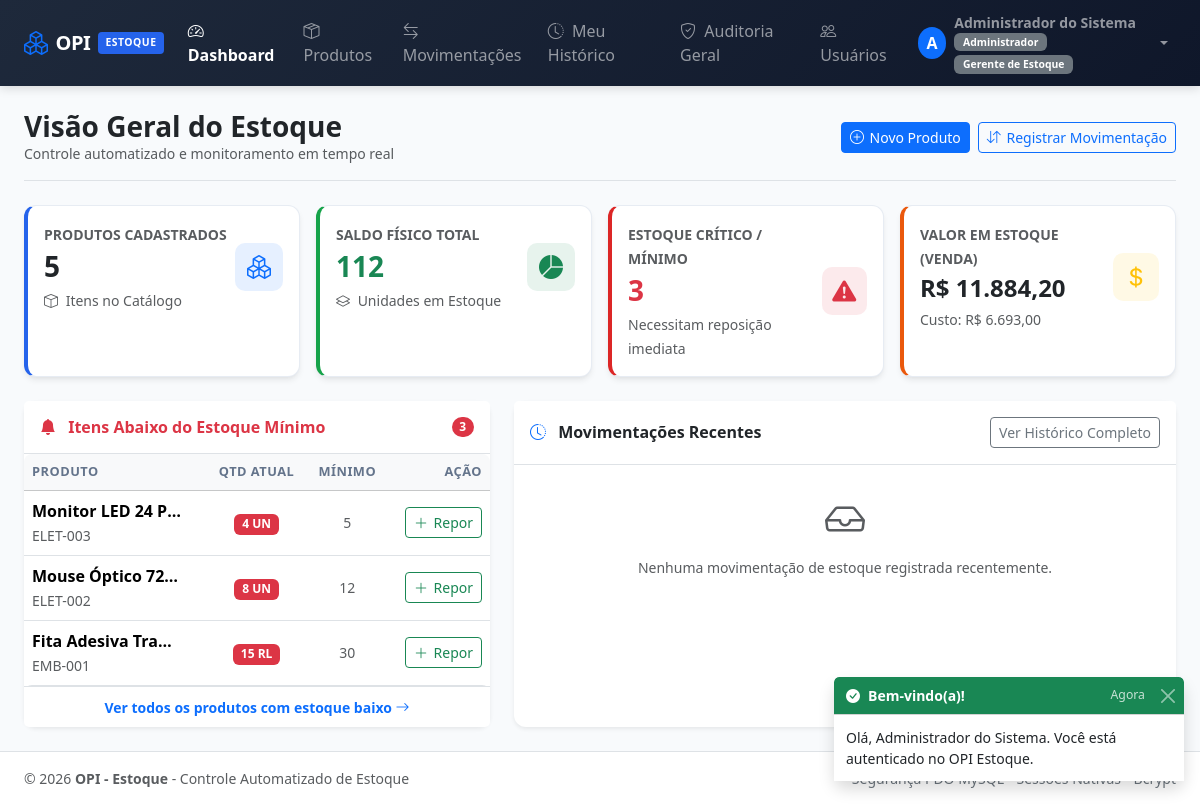
/index.php (signed in), run on the app's committed database.
### tables this page shows
CREATE TABLE IF NOT EXISTS `produtos` (
    `id` INT AUTO_INCREMENT PRIMARY KEY,
    `codigo_sku` VARCHAR(60) NOT NULL UNIQUE,
    `nome` VARCHAR(150) NOT NULL,
    `categoria_id` INT NULL,
    `descricao` TEXT NULL,
    `unidade_medida` VARCHAR(20) NOT NULL DEFAULT 'UN',
    `preco_custo` DECIMAL(10,2) NOT NULL DEFAULT 0.00,
    `preco_venda` DECIMAL(10,2) NOT NULL DEFAULT 0.00,
    `quantidade_estoque` INT NOT NULL DEFAULT 0,
    `estoque_minimo` INT NOT NULL DEFAULT 5,
    `localizacao` VARCHAR(80) NULL,
    `criado_em` DATETIME NOT NULL DEFAULT CURRENT_TIMESTAMP,
    `atualizado_em` DATETIME NULL DEFAULT NULL ON UPDATE CURRENT_TIMESTAMP,
    CONSTRAINT `fk_produto_categoria` FOREIGN KEY (`categoria_id`) REFERENCES `categorias` (`id`) ON DELETE SET NULL
);

### config/auth.php (called while the page is built, shortened)
<?php
require_once __DIR__ . '/config.php';
function esta_logado() {
    return isset($_SESSION['usuario_id']) && !empty($_SESSION['usuario_id']);
}
function obter_funcoes_usuario() {
    return $_SESSION['usuario_funcoes'] ?? [];
}
function usuario_tem_qualquer_funcao(array $listaFuncoes) {
    $funcoes = obter_funcoes_usuario();
    if (in_array('Administrador', $funcoes)) {
        return true;
    }
    return false;
}

### config/config.php (called while the page is built, shortened)
<?php
function formatar_moeda($valor) {
    return 'R$ ' . number_format((float)$valor, 2, ',', '.');
}

### index.php (the view, shortened to what this page needs)
<?php
require_once __DIR__ . '/bd.php';
require_once __DIR__ . '/config/auth.php';
try {
    $stmtTotalProd = $pdo->query("SELECT COUNT(*) FROM produtos");
    $totalProdutos = (int)$stmtTotalProd->fetchColumn();
    $stmtValores = $pdo->query("SELECT
        SUM(quantidade_estoque) AS total_unidades,
        SUM(quantidade_estoque * preco_custo) AS valor_custo_total,
        SUM(quantidade_estoque * preco_venda) AS valor_venda_total
        FROM produtos");
    $dadosValores = $stmtValores->fetch();
    $totalUnidades = (int)($dadosValores['total_unidades'] ?? 0);
    $valorCustoTotal = (float)($dadosValores['valor_custo_total'] ?? 0);
    $valorVendaTotal = (float)($dadosValores['valor_venda_total'] ?? 0);
    $stmtBaixoEstoque = $pdo->query("SELECT p.*, c.nome AS categoria_nome
                                     FROM produtos p
                                     LEFT JOIN categorias c ON p.categoria_id = c.id
                                     WHERE p.quantidade_estoque <= p.estoque_minimo
                                     ORDER BY p.quantidade_estoque ASC
                                     LIMIT 8");
    $produtosBaixoEstoque = $stmtBaixoEstoque->fetchAll();
    $qtdAlertasEstoque = count($produtosBaixoEstoque);
    $stmtUltimasMov = $pdo->query("SELECT m.*, p.nome AS produto_nome, p.codigo_sku, u.nome AS usuario_nome
                                   FROM movimentacoes m
                                   JOIN produtos p ON m.produto_id = p.id
                                   JOIN usuarios u ON m.usuario_id = u.id
                                   ORDER BY m.id DESC
                                   LIMIT 8");
    $ultimasMovimentacoes = $stmtUltimasMov->fetchAll();
} catch (PDOException $e) {
    definir_toast('danger', 'Erro ao Carregar Dados', 'Não foi possível carregar os indicadores do estoque: ' . $e->getMessage());
    $totalProdutos = 0;
    $totalUnidades = 0;
    $valorCustoTotal = 0;
    $valorVendaTotal = 0;
    $produtosBaixoEstoque = [];
    $qtdAlertasEstoque = 0;
    $ultimasMovimentacoes = [];
}
require_once __DIR__ . '/includes/header.php';
?>
<div class="d-flex flex-column flex-sm-row justify-content-between align-items-sm-center pb-3 mb-4 border-bottom gap-2">
    <div>
        <h3 class="fw-bold mb-0 text-dark">Visão Geral do Estoque</h3>
        <p class="text-muted small mb-0">Controle automatizado e monitoramento em tempo real</p>
    </div>
    <div class="d-flex flex-wrap gap-2">
        <?php if (usuario_tem_qualquer_funcao(['Administrador', 'Gerente de Estoque', 'Operador de Estoque'])): ?>
            <a href="produtos.php?acao=novo" class="btn btn-primary btn-sm btn-action">
                <i class="bi bi-plus-circle"></i> Novo Produto
            </a>
            <a href="movimentacoes.php?acao=novo" class="btn btn-outline-primary btn-sm btn-action">
                <i class="bi bi-arrow-down-up"></i> Registrar Movimentação
            </a>
        <?php endif; ?>
    </div>
</div>
<div class="row g-3 mb-4">
    <div class="col-12 col-sm-6 col-xl-3">
        <div class="card card-opi card-stat h-100 p-3">
            <div class="d-flex align-items-center justify-content-between">
                <div>
                    <span class="text-muted small text-uppercase fw-semibold">Produtos Cadastrados</span>
                    <h3 class="fw-bold my-1"><?= number_format($totalProdutos, 0, ',', '.') ?></h3>
                    <span class="small text-muted"><i class="bi bi-box me-1"></i> Itens no Catálogo</span>
                </div>
                <div class="stat-icon bg-primary bg-opacity-10 text-primary">
                    <i class="bi bi-boxes"></i>
                </div>
            </div>
        </div>
    </div>
    <div class="col-12 col-sm-6 col-xl-3">
        <div class="card card-opi card-stat stat-success h-100 p-3">
            <div class="d-flex align-items-center justify-content-between">
                <div>
                    <span class="text-muted small text-uppercase fw-semibold">Saldo Físico Total</span>
                    <h3 class="fw-bold my-1 text-success"><?= number_format($totalUnidades, 0, ',', '.') ?></h3>
                    <span class="small text-muted"><i class="bi bi-layers me-1"></i> Unidades em Estoque</span>
                </div>
                <div class="stat-icon bg-success bg-opacity-10 text-success">
                    <i class="bi bi-pie-chart-fill"></i>
                </div>
            </div>
        </div>
    </div>
    <div class="col-12 col-sm-6 col-xl-3">
        <div class="card card-opi card-stat <?= $qtdAlertasEstoque > 0 ? 'stat-danger' : 'stat-success' ?> h-100 p-3">
            <div class="d-flex align-items-center justify-content-between">
                <div>
                    <span class="text-muted small text-uppercase fw-semibold">Estoque Crítico / Mínimo</span>
                    <h3 class="fw-bold my-1 <?= $qtdAlertasEstoque > 0 ? 'text-danger' : 'text-success' ?>">
                        <?= $qtdAlertasEstoque ?>
                    </h3>
                    <span class="small text-muted">
                        <?= $qtdAlertasEstoque > 0 ? 'Necessitam reposição imediata' : 'Níveis sob controle' ?>
                    </span>
                </div>
                <div class="stat-icon <?= $qtdAlertasEstoque > 0 ? 'bg-danger bg-opacity-10 text-danger' : 'bg-success bg-opacity-10 text-success' ?>">
                    <i class="bi <?= $qtdAlertasEstoque > 0 ? 'bi-exclamation-triangle-fill' : 'bi-check-circle-fill' ?>"></i>
                </div>
            </div>
        </div>
    </div>
    <div class="col-12 col-sm-6 col-xl-3">
        <div class="card card-opi card-stat stat-warning h-100 p-3">
            <div class="d-flex align-items-center justify-content-between">
                <div>
                    <span class="text-muted small text-uppercase fw-semibold">Valor em Estoque (Venda)</span>
                    <h4 class="fw-bold my-1 text-dark"><?= formatar_moeda($valorVendaTotal) ?></h4>
                    <span class="small text-muted">Custo: <?= formatar_moeda($valorCustoTotal) ?></span>
                </div>
                <div class="stat-icon bg-warning bg-opacity-10 text-warning">
                    <i class="bi bi-currency-dollar"></i>
                </div>
            </div>
        </div>
    </div>
</div>
<div class="row g-4">
    <div class="col-12 col-lg-5">
        <div class="card card-opi h-100 shadow-sm border-0">
            <div class="card-header bg-white py-3 d-flex justify-content-between align-items-center border-bottom">
                <h6 class="fw-bold mb-0 text-danger">
                    <i class="bi bi-bell-fill me-2"></i> Itens Abaixo do Estoque Mínimo
                </h6>
                <span class="badge bg-danger rounded-pill"><?= count($produtosBaixoEstoque) ?></span>
            </div>
            <div class="card-body p-0">
                <?php if (empty($produtosBaixoEstoque)): ?>
                    <div class="text-center py-4 text-muted">
                        <i class="bi bi-check2-circle fs-1 text-success mb-2 d-block"></i>
                        <p class="mb-0 small">Excelente! Nenhum item com estoque abaixo do limite mínimo.</p>
                    </div>
                <?php else: ?>
                    <div class="table-responsive">
                        <table class="table table-hover align-middle mb-0">
                            <thead class="table-light">
                                <tr>
                                    <th>Produto</th>
                                    <th class="text-center">Qtd Atual</th>
                                    <th class="text-center">Mínimo</th>
                                    <th class="text-end">Ação</th>
                                </tr>
                            </thead>
                            <tbody>
                                <?php foreach ($produtosBaixoEstoque as $item): ?>
                                    <tr>
                                        <td>
                                            <div class="fw-semibold text-truncate" style="max-width: 150px;" title="<?= htmlspecialchars($item['nome']) ?>">
                                                <?= htmlspecialchars($item['nome']) ?>
                                            </div>
                                            <small class="text-muted"><?= htmlspecialchars($item['codigo_sku']) ?></small>
                                        </td>
                                        <td class="text-center">
                                            <span class="badge bg-danger"><?= $item['quantidade_estoque'] ?> <?= $item['unidade_medida'] ?></span>
                                        </td>
                                        <td class="text-center text-muted small">
                                            <?= $item['estoque_minimo'] ?>
                                        </td>
                                        <td class="text-end">
                                            <button type="button"
                                                    class="btn btn-sm btn-outline-success btn-action"
                                                    data-bs-action="movimentar-estoque"
                                                    data-id="<?= $item['id'] ?>"
                                                    data-nome="<?= htmlspecialchars($item['nome']) ?>"
                                                    data-estoque="<?= $item['quantidade_estoque'] ?>">
                                                <i class="bi bi-plus-lg"></i> Repor
                                            </button>
                                        </td>
                                    </tr>
                                <?php endforeach; ?>
                            </tbody>
                        </table>
                    </div>
                <?php endif; ?>
            </div>
            <div class="card-footer bg-white border-top text-center py-2">
                <a href="produtos.php?filtro_estoque=baixo" class="small text-decoration-none fw-semibold">
                    Ver todos os produtos com estoque baixo <i class="bi bi-arrow-right"></i>
                </a>
            </div>
        </div>
    </div>
    <div class="col-12 col-lg-7">
        <div class="card card-opi h-100 shadow-sm border-0">
            <div class="card-header bg-white py-3 d-flex justify-content-between align-items-center border-bottom">
                <h6 class="fw-bold mb-0 text-dark">
                    <i class="bi bi-clock-history me-2 text-primary"></i> Movimentações Recentes
                </h6>
                <a href="movimentacoes.php" class="btn btn-sm btn-outline-secondary">Ver Histórico Completo</a>
            </div>
            <div class="card-body p-0">
                <?php if (empty($ultimasMovimentacoes)): ?>
                    <div class="text-center py-4 text-muted">
                        <i class="bi bi-inbox fs-1 mb-2 d-block"></i>
                        <p class="mb-0 small">Nenhuma movimentação de estoque registrada recentemente.</p>
                    </div>
                <?php endif; ?>
            </div>
        </div>
    </div>
</div>
<?php require_once __DIR__ . '/includes/footer.php'; ?>

### assets/css/style.css (style rules this page uses)
:root { --primary-color: #2563eb; --primary-hover: #1d4ed8; --secondary-color: #475569; --success-color: #16a34a; --warning-color: #ea580c; --danger-color: #dc2626; --dark-bg: #0f172a; --card-shadow: 0 4px 6px -1px rgba(0, 0, 0, 0.08), 0 2px 4px -2px rgba(0, 0, 0, 0.05); --card-shadow-hover: 0 10px 15px -3px rgba(0, 0, 0, 0.1), 0 4px 6px -4px rgba(0, 0, 0, 0.05); }
body { background-color: #f8fafc; color: #1e293b; font-family: system-ui, -apple-system, "Segoe UI", Roboto, "Helvetica Neue", Arial, sans-serif; min-height: 100vh; display: flex; flex-direction: column; }
.card-opi { border: 1px solid rgba(226, 232, 240, 0.8); border-radius: 12px; box-shadow: var(--card-shadow); transition: transform 0.2s ease, box-shadow 0.2s ease; background: #ffffff; }
.card-stat { border-left: 4px solid var(--primary-color); }
.card-stat.stat-danger { border-left-color: var(--danger-color); }
.card-stat.stat-warning { border-left-color: var(--warning-color); }
.card-stat.stat-success { border-left-color: var(--success-color); }
.stat-icon { width: 48px; height: 48px; border-radius: 10px; display: flex; align-items: center; justify-content: center; font-size: 1.5rem; }
.table-responsive { border-radius: 8px; }
.table th { font-size: 0.8rem; text-transform: uppercase; letter-spacing: 0.5px; color: #64748b; font-weight: 600; white-space: nowrap; }
.btn-action { display: inline-flex; align-items: center; justify-content: center; gap: 0.35rem; }

### data on the page
produtos: nome "Monitor LED 24 P…", codigo_sku "ELET-003", quantidade_estoque "4", unidade_medida "UN", estoque_minimo "5"
produtos: nome "Mouse Óptico 72…", codigo_sku "ELET-002", quantidade_estoque "8", unidade_medida "UN", estoque_minimo "12"
produtos: nome "Fita Adesiva Tra…", codigo_sku "EMB-001", quantidade_estoque "15", unidade_medida "RL", estoque_minimo "30"

### other printed values
substr(obter_usuario_nome(), 0, 1) "A"
obter_usuario_nome() "Administrador do Sistema"
$funcao "Administrador"
$funcao "Gerente de Estoque"
$totalProdutos "5"
$totalUnidades "112"
$qtdAlertasEstoque "3"
formatar_moeda($valorVendaTotal) "R$ 11.884,20"
formatar_moeda($valorCustoTotal) "R$ 6.693,00"
count($produtosBaixoEstoque) "3"
APP_NAME "OPI - Estoque"
$toast['titulo'] "Bem-vindo(a)!"
$toast['mensagem'] "Olá, Administrador do Sistema. Você está autenticado no OPI Estoque."
